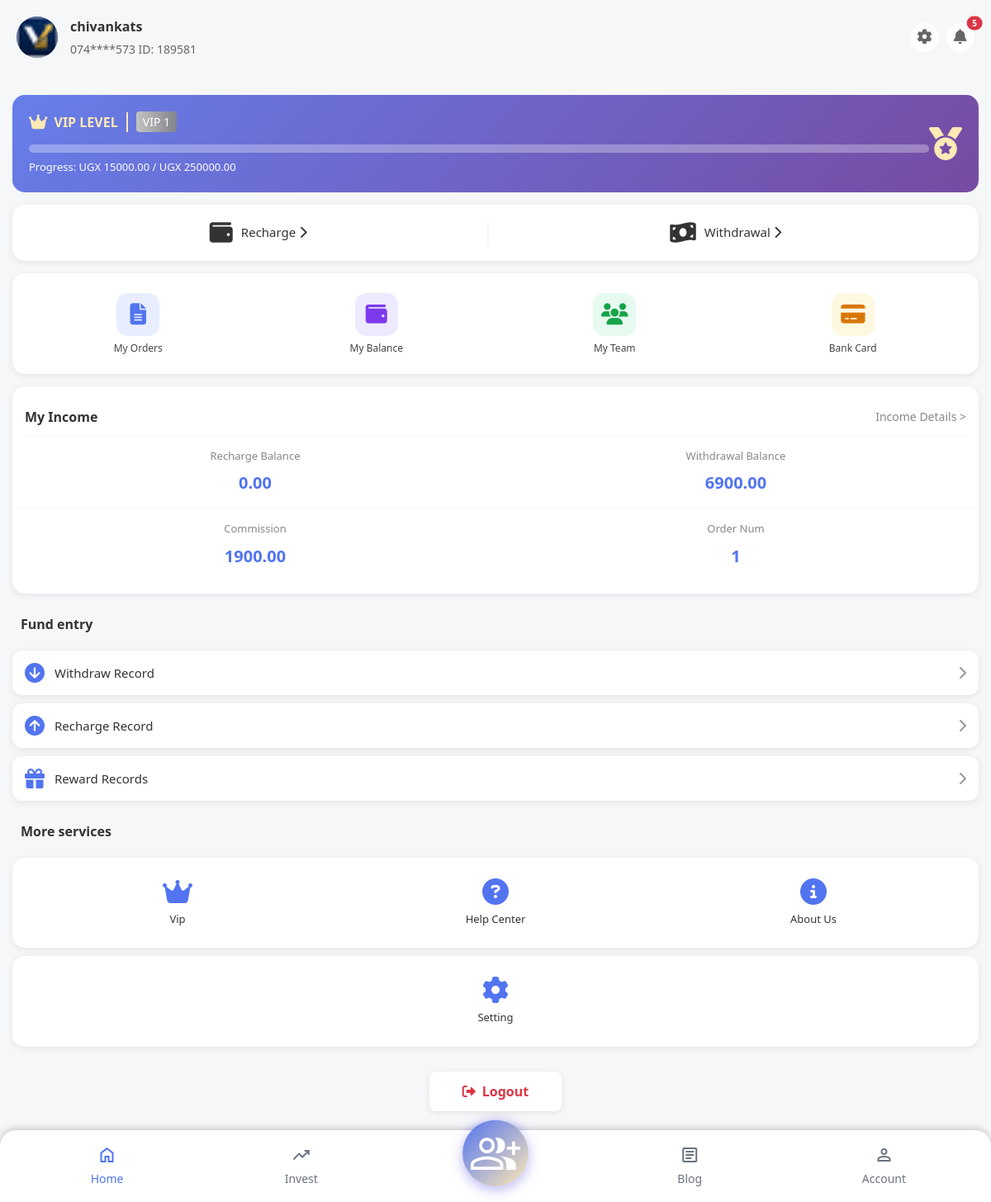
The app's page /users/ (signed in) with its own data.
### users/models.py (models this page shows, shortened)
class UserProfile(models.Model):
    user = models.OneToOneField(
        settings.AUTH_USER_MODEL,
        on_delete=models.CASCADE,
        related_name='profile',
        help_text="Link to Django User model"
    )
    nickname    = models.CharField(max_length=100, blank=True, null=True)
    avatar      = models.ImageField(upload_to='avatars/', blank=True, null=True)
    phone_number = models.CharField(max_length=20, blank=True, null=True)
    recharge_balance    = models.DecimalField(max_digits=12, decimal_places=2, default=Decimal('0.00'))
    withdrawal_balance  = models.DecimalField(max_digits=12, decimal_places=2, default=Decimal('0.00'))
    commission_balance  = models.DecimalField(max_digits=12, decimal_places=2, default=Decimal('0.00'))
    vip_level = models.IntegerField(
        default=0,
        validators=[MinValueValidator(0), MaxValueValidator(8)]
    )
    total_investment    = models.DecimalField(max_digits=12, decimal_places=2, default=Decimal('0.00'))
    vip_progress        = models.DecimalField(max_digits=12, decimal_places=2, default=Decimal('0.00'))
    total_orders        = models.IntegerField(default=0)
    total_earnings      = models.DecimalField(max_digits=12, decimal_places=2, default=Decimal('0.00'))
    total_withdrawn     = models.DecimalField(max_digits=12, decimal_places=2, default=Decimal('0.00'))
    total_recharged     = models.DecimalField(max_digits=12, decimal_places=2, default=Decimal('0.00'))
    transaction_password        = models.CharField(max_length=128, blank=True, null=True)
    transaction_password_set    = models.BooleanField(default=False)
    referral_code = models.CharField(max_length=20, unique=True, blank=True, null=True)
    referred_by = models.ForeignKey(
        'self',
        on_delete=models.SET_NULL,
        null=True,
        blank=True,
        related_name='referrals'
    )
    total_referrals     = models.IntegerField(default=0)
    referral_earnings   = models.DecimalField(max_digits=12, decimal_places=2, default=Decimal('0.00'))
    is_active   = models.BooleanField(default=True)
    is_verified = models.BooleanField(default=False)
    created_at      = models.DateTimeField(auto_now_add=True)
    updated_at      = models.DateTimeField(auto_now=True)
    last_login_at   = models.DateTimeField(null=True, blank=True)
    class Meta:
        verbose_name        = "User Profile"
        verbose_name_plural = "User Profiles"
        ordering            = ['-created_at']

class VIPLevel(models.Model):
    level                   = models.IntegerField(unique=True)
    name                    = models.CharField(max_length=50)
    required_investment     = models.DecimalField(max_digits=12, decimal_places=2)
    daily_withdrawal_limit  = models.DecimalField(max_digits=12, decimal_places=2, default=Decimal('5000000.00'))
    commission_rate         = models.DecimalField(max_digits=5, decimal_places=2, default=Decimal('0.00'))
    max_orders_per_day      = models.IntegerField(default=30000)
    withdrawal_fee_rate     = models.DecimalField(max_digits=5, decimal_places=2, default=Decimal('10.00'))
    color_code  = models.CharField(max_length=7, default="#e0e0e0")
    icon        = models.CharField(max_length=50, blank=True, null=True)
    description = models.TextField(blank=True, null=True)
    is_active   = models.BooleanField(default=True)
    class Meta:
        verbose_name        = "VIP Level"
        verbose_name_plural = "VIP Levels"
        ordering            = ['level']

### accounts/models.py (models this page shows, shortened)
class Accounts(AbstractBaseUser):
    first_name   = models.CharField(max_length=50)
    last_name    = models.CharField(max_length=50)
    username     = models.CharField(max_length=50, unique=True)
    email        = models.EmailField(unique=True)
    phone_number = models.CharField(max_length=50, blank=True)
    nickname     = models.CharField(max_length=50, blank=True)
    registration_id = models.CharField(
        max_length=6, unique=True, blank=True, null=True,
        help_text="Unique 6-digit member/registration ID shown to the user."
    )
    date_joined   = models.DateTimeField(auto_now_add=True)
    last_login    = models.DateTimeField(auto_now_add=True)
    is_admin      = models.BooleanField(default=False)
    is_staff      = models.BooleanField(default=False)
    is_superadmin = models.BooleanField(default=False)
    is_active     = models.BooleanField(default=True)  # ← changed from False to True
    USERNAME_FIELD  = 'email'
    REQUIRED_FIELDS = ['first_name', 'last_name', 'username']
    objects = MyAccountManager()
    class Meta:
        verbose_name        = 'Account'
        verbose_name_plural = 'Accounts'

### users/views.py (the view)
# urls.py: path('',             views.account,      name='account'),
def account(request):
    profile = get_or_create_profile(request.user)
    if not profile:
        messages.error(request, 'Error loading profile. Please contact support.')
        return redirect('login')
    try:
        vip_level = VIPLevel.objects.get(level=profile.vip_level)
        next_vip  = VIPLevel.objects.get(level=profile.vip_level + 1)
    except VIPLevel.DoesNotExist:
        vip_level = None
        next_vip  = None
    vip_progress_percentage = 0
    if next_vip:
        current_threshold = vip_level.required_investment if vip_level else Decimal('0')
        progress = profile.total_investment - current_threshold
        required = next_vip.required_investment - current_threshold
        if required > 0:
            vip_progress_percentage = float(progress / required * 100)
    recent_orders = Order.objects.filter(user=request.user).select_related('product')[:5]
    context = {
        'nickname':           request.user.nickname or request.user.username,
        'username':           request.user.username,
        'recharge_balance':   profile.recharge_balance,
        'withdrawal_balance': profile.withdrawal_balance + profile.recharge_balance + profile.commission_balance,
        'commission_balance': profile.commission_balance,
        'total_orders':       profile.total_orders,
        'vip_progress':       float(vip_progress_percentage),
        'vip_required':       float(next_vip.required_investment) if next_vip else None,
        'user':               request.user,
        'profile':            profile,
        'vip_level_obj':      vip_level,
        'next_vip':           next_vip,
        'total_balance':      profile.recharge_balance + profile.withdrawal_balance + profile.commission_balance,
        'recent_orders':      recent_orders,
    }
    return render(request, 'account page/my.html', context)

### users/views.py (called while the page is built, shortened)
def get_or_create_profile(user):
    if not user.is_authenticated:
        return None
    if not user.pk:
        return None
    try:
        return UserProfile.objects.get(user=user)
    except Exception as e:
        print(f"Error getting profile: {e}")
        return None

### templates/account page/my.html (shortened to what this page needs)
{% extends 'base.html' %}
{% block content%}
{%load static%}
<!DOCTYPE html>
<html lang="en">
<head>
    <link href="https://cdnjs.cloudflare.com/ajax/libs/bootstrap/5.3.2/css/bootstrap.min.css" rel="stylesheet">
    <link href="https://cdnjs.cloudflare.com/ajax/libs/font-awesome/6.4.2/css/all.min.css" rel="stylesheet">
</head>
<body>
<div class="index_header">
    <div class="d-flex justify-content-between align-items-center">
        <div class="d-flex align-items-center">
            <div class="user_avatar">
                {% if profile.avatar %}
                    <img src="{{ profile.avatar.url }}" alt="avatar"
                         style="width:50px;height:50px;border-radius:50%;object-fit:cover;">
                {% else %}
                    <i class="fas fa-user"></i>
                {% endif %}
            </div>
            <div class="user_info">
                <div class="label">{{ nickname }}</div>
                <div class="title">
                    0{{ username|slice:"3:5" }}****{{ username|slice:"-3:" }}
                    ID: {{ user.registration_id }}
                </div>
            </div>
        </div>
        <div class="d-flex gap-2">
            <a href="{% url 'info' %}" class="setting"><i class="fas fa-cog"></i></a>
            <a href="{% url 'mail' %}" class="notice"><i class="fas fa-bell"></i></a>
        </div>
    </div>
</div>
<div class="user_main">
    <a href="{% url 'vip' %}" class="user_vip_card">
        <div class="d-flex justify-content-between align-items-center">
            <div class="flex-grow-1">
                <div class="my_vip">
                    <i class="fas fa-crown vip-icon"></i>
                    <p>VIP LEVEL</p>
                    <div class="user_vip_level">VIP {{ profile.vip_level|default:"0" }}</div>
                </div>
                <div>
                    <div class="progress">
                    </div>
                    <div style="margin-top:8px;font-size:13px;">
                        {% if next_vip %}
                            Progress: UGX {{ profile.total_investment|floatformat:2 }}
                            / UGX {{ next_vip.required_investment|floatformat:2 }}
                        {% else %}
                            Maximum VIP Level Reached!
                        {% endif %}
                    </div>
                </div>
            </div>
            <div class="user_vip_card_right"><i class="fas fa-medal"></i></div>
        </div>
    </a>
    <div class="user_balance_card d-flex">
        <a href="{% url 'recharge' %}" class="flex-fill" style="border-right:2px solid var(--bg-light);">
            <i class="fas fa-wallet balance-icon"></i>
            <div class="user_balance_card_right">Recharge <i class="fas fa-chevron-right"></i></div>
        </a>
        <a href="{% url 'withdraw' %}" class="flex-fill">
            <i class="fas fa-money-bill-wave balance-icon"></i>
            <div class="user_balance_card_right">Withdrawal <i class="fas fa-chevron-right"></i></div>
        </a>
    </div>
    <div class="quick-nav">
        <a href="{% url 'orders' %}" class="quick-nav-item">
            <div class="quick-nav-icon qn-orders">
                <i class="fas fa-file-alt"></i>
            </div>
            <span class="quick-nav-label">My Orders</span>
        </a>
        <a href="{% url 'balance' %}" class="quick-nav-item">
            <div class="quick-nav-icon qn-balance">
                <i class="fas fa-wallet"></i>
            </div>
            <span class="quick-nav-label">My Balance</span>
        </a>
        <a href="{% url 'team' %}" class="quick-nav-item">
            <div class="quick-nav-icon qn-team">
                <i class="fas fa-users"></i>
            </div>
            <span class="quick-nav-label">My Team</span>
        </a>
        <a href="{% url 'bankCardInfo' %}" class="quick-nav-item">
            <div class="quick-nav-icon qn-bank">
                <i class="fas fa-credit-card"></i>
            </div>
            <span class="quick-nav-label">Bank Card</span>
        </a>
    </div>
    <div class="common_card">
        <div style="border-bottom:1px solid var(--border-color);padding:10px 0;">
            <a href="{% url 'rewards' %}" class="d-flex justify-content-between align-items-center">
                <div class="common_item_title">My Income</div>
                <div class="common_item_desc">Income Details ></div>
            </a>
        </div>
        <div class="row text-center" style="border-bottom:1px solid var(--border-color);padding:15px 0;">
            <div class="col-6">
                <div class="label">Recharge Balance</div>
                <div class="value">{{ recharge_balance|floatformat:2 }}</div>
            </div>
            <div class="col-6">
                <div class="label">Withdrawal Balance</div>
                <div class="value">{{ withdrawal_balance|floatformat:2 }}</div>
            </div>
        </div>
        <div class="row text-center" style="padding:15px 0;">
            <div class="col-6">
                <div class="label">Commission</div>
                <div class="value">{{ commission_balance|floatformat:2 }}</div>
            </div>
            <div class="col-6">
                <div class="label">Order Num</div>
                <div class="value">{{ total_orders }}</div>
            </div>
        </div>
    </div>
    <div class="user_list">
        <div style="padding:10px;"><div class="item_title">Fund entry</div></div>
        <div class="user_card">
            <div class="item">
                <a href="{% url 'balance' %}">
                    <i class="fas fa-arrow-circle-down card-icon"></i>
                    <p class="title">Withdraw Record</p>
                </a>
                <p class="right_icon"><i class="fas fa-chevron-right"></i></p>
            </div>
        </div>
        <div class="user_card">
            <div class="item">
                <a href="{% url 'balance' %}">
                    <i class="fas fa-arrow-circle-up card-icon"></i>
                    <p class="title">Recharge Record</p>
                </a>
                <p class="right_icon"><i class="fas fa-chevron-right"></i></p>
            </div>
        </div>
        <div class="user_card">
            <div class="item">
                <a href="{% url 'rewards' %}">
                    <i class="fas fa-gift card-icon"></i>
                    <p class="title">Reward Records</p>
                </a>
                <p class="right_icon"><i class="fas fa-chevron-right"></i></p>
            </div>
        </div>
    </div>
    <div class="user_list">
        <div style="padding:10px;"><div class="item_title">More services</div></div>
        <div class="index_menu" style="margin:0;grid-template-columns:repeat(3,1fr);">
            <a href="{% url 'vip' %}" class="nav">
                <i class="fas fa-crown menu-icon"></i><p class="title">Vip</p>
            </a>
            <a href="{% url 'services' %}" class="nav">
                <i class="fas fa-question-circle menu-icon"></i><p class="title">Help Center</p>
            </a>
            <a href="{% url 'about' %}" class="nav">
                <i class="fas fa-info-circle menu-icon"></i><p class="title">About Us</p>
            </a>
        </div>
        <div class="index_menu" style="margin:10px 0 0 0;grid-template-columns:1fr;">
            <a href="{% url 'info' %}" class="nav">
                <i class="fas fa-cog menu-icon"></i><p class="title">Setting</p>
            </a>
        </div>
    </div>
    <div class="user_list" style="padding:15px;text-align:center;">
        <a href="/logout" class="logout">
            <i class="fas fa-sign-out-alt me-2"></i> Logout
        </a>
    </div>
</div>
{% include 'includes/footer.html' %}
</body>
</html>
{%endblock%}

### templates/base.html (style rules this page uses)
:root { --primary-color: #4f46e5; --secondary-color: #7c3aed; --success-color: #10b981; --warning-color: #f59e0b; }
body { background: linear-gradient(135deg, #667eea 0%, #764ba2 100%); min-height: 100vh; font-family: 'Segoe UI', Tahoma, Geneva, Verdana, sans-serif; }
.menu-icon { font-size: 32px; }
.vip-icon { font-size: 16px; margin-right: 3px; }

### records on screen
UserProfile: avatar (picture), vip_level "1", total_investment "15000.00", recharge_balance "0.00", commission_balance "1900.00"
Accounts: nickname "chivankats", username "74", username "573", registration_id "189581"
VIPLevel: required_investment "250000.00"

### other values on screen
{{ withdrawal_balance|floatformat:2 }} "6900.00"
{{ total_orders }} "1"
